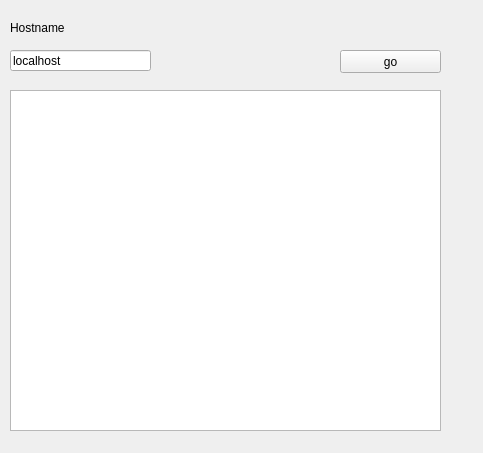
<?xml version="1.0" encoding="UTF-8"?>
<ui version="4.0">
 <class>Webclient</class>
 <widget class="QWidget" name="Webclient">
  <property name="geometry">
   <rect>
    <x>0</x>
    <y>0</y>
    <width>483</width>
    <height>453</height>
   </rect>
  </property>
  <property name="windowTitle">
   <string>Webclient</string>
  </property>
  <widget class="QLineEdit" name="Webseite">
   <property name="geometry">
    <rect>
     <x>10</x>
     <y>50</y>
     <width>141</width>
     <height>21</height>
    </rect>
   </property>
   <property name="text">
    <string>localhost</string>
   </property>
  </widget>
  <widget class="QLabel" name="label">
   <property name="geometry">
    <rect>
     <x>10</x>
     <y>20</y>
     <width>71</width>
     <height>16</height>
    </rect>
   </property>
   <property name="text">
    <string>Hostname</string>
   </property>
  </widget>
  <widget class="QPushButton" name="pushButton">
   <property name="geometry">
    <rect>
     <x>340</x>
     <y>50</y>
     <width>101</width>
     <height>23</height>
    </rect>
   </property>
   <property name="text">
    <string>go</string>
   </property>
  </widget>
  <widget class="QTextBrowser" name="textFeld">
   <property name="geometry">
    <rect>
     <x>10</x>
     <y>90</y>
     <width>431</width>
     <height>341</height>
    </rect>
   </property>
  </widget>
 </widget>
 <layoutdefault spacing="6" margin="11"/>
 <resources/>
 <connections/>
</ui>
